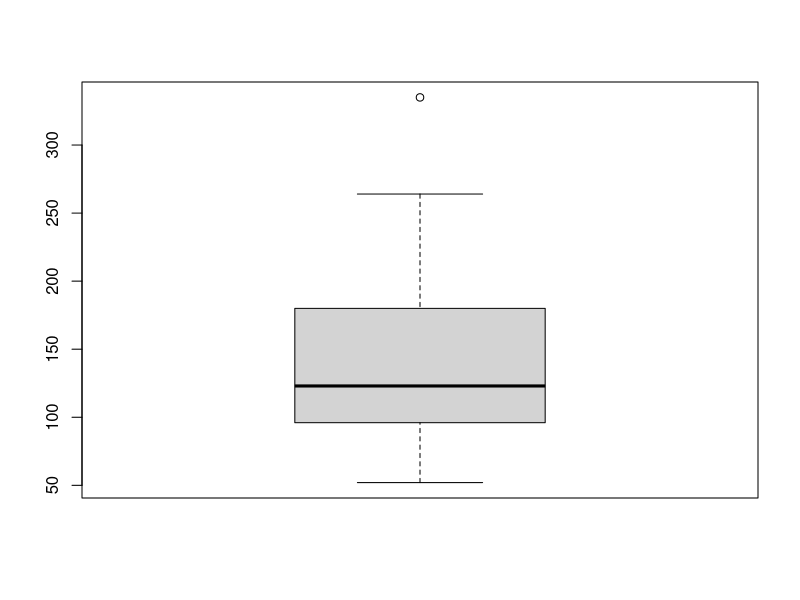
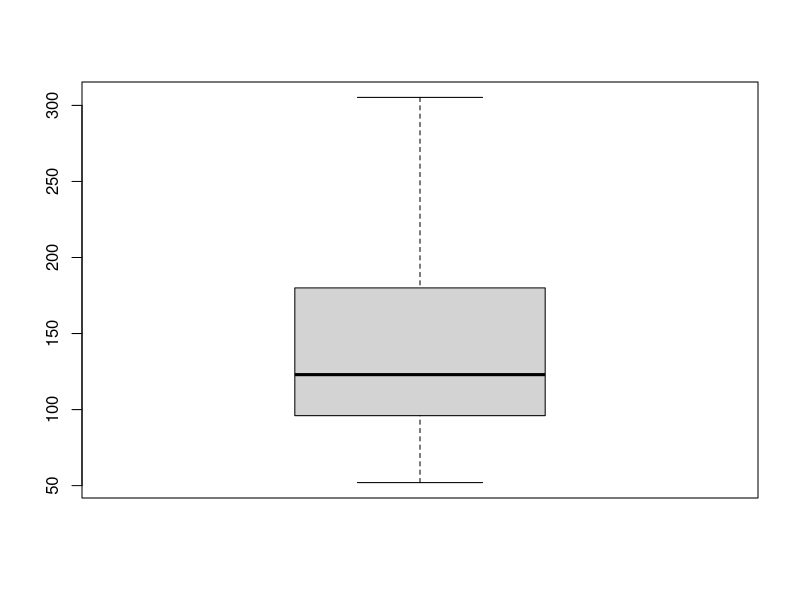

Here is the R script that generated these plots, in order:

#outlier treatment
d <- 1:20
d
library(scales)
d2 <- squish(d, round(quantile(d,c(.10,.90)))) #in quantile if you write %, it will become percentile
#squish is same as capping and flooring method
#squish is a function for replacement in which bothsides outliers are present, it camt be applicable if one side outlier is there
#in the example, value below 10% and above 90% will be replaced by 10% value and 90% value respectively
d2


#outlier replacement using boxplot and quantile strategy (whinzorising technique)
old<- mtcars
mtcars<- mtcars

summary(mtcars$hp)
boxplot(mtcars$hp)

upper<- 180+1.5*IQR(mtcars$hp) #upper whisker line formula = Q3+1.5*IQR
upper
lower<- 96.5-1.5*IQR(mtcars$hp) #lower whisker line formula = Q1 - 1.5*IQR
lower
#we dont have outliers in lower side

mtcars$hp[mtcars$hp > upper]<- upper #if any value in hp column is >upper, then that will be replaced by upper
summary(mtcars$hp)
boxplot(mtcars$hp)


mtcars$hp[mtcars$hp< lower] <-lower #if any value in hp column is <lower, then that will be replaced by lower
summary(mtcars$hp)


#capping and flooring by manual method >>>outlier treatment with quantile
a<-faithful
outputQuantile <- quantile(faithful$waiting,seq(0,1,by=0.05)); outputQuantile 
#seq is sequence. i need data by every 5% so o.o5 is written

cbind(outputQuantile)#converting data into column wise

qn=quantile(faithful$waiting, c(0.01,0.99), na.rm= TRUE)#at 1% and 99% what is the value

df= within(faithful, {waiting =ifelse(waiting < qn[1], qn[1], waiting) #if any value in waiting column <qn[1] i.e 45 then replace it with 45 else keep as it is
waiting = ifelse(waiting >qn[2], qn[2], waiting)}) #if any value in waiting column >qn[2] i.e 93 then replace it with 93

summary(faithful)
summary(df)
